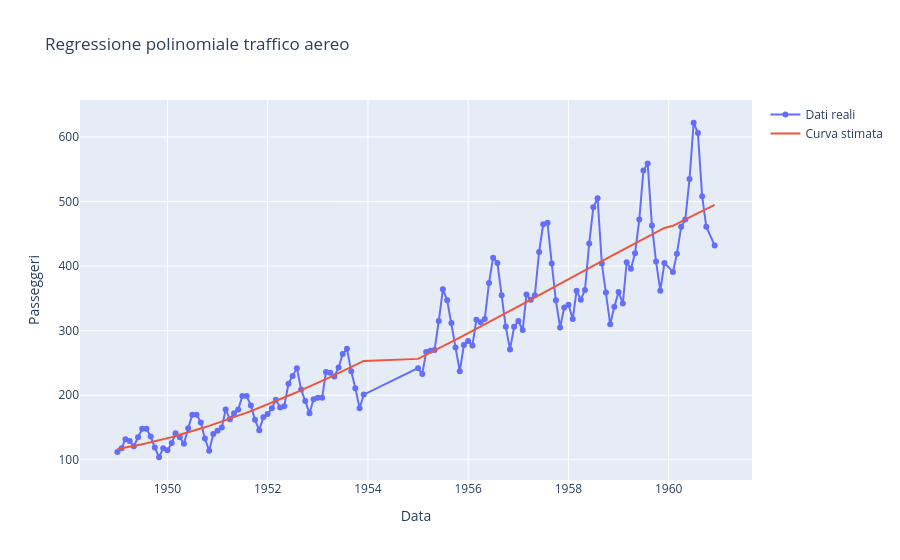

The notebook cell saved with this chart:
### Markdown cell above
### Es 1
Hai a disposizione un file `data.csv` contenente dati mensili di traffico aereo con due colonne:

- `date`: data in formato `YYYY-MM` (mese/anno)
- `passengers`: numero di passeggeri per quel mese


Costruisci un modello di **regressione polinomiale** che approssima l’andamento del numero di passeggeri nel tempo.

1. Carica il dataset.
2. Convertilo in un formato numerico utilizzando una colonna `mese_numerico` che conti i mesi a partire da gennaio 1949.
3. Applica una regressione polinomiale (grado a tua scelta).
4. Calcola l’RMSE tra i valori reali e quelli predetti.
5. Visualizza i dati reali e la curva stimata con Plotly.

### Code cell
import pandas as pd
import numpy as np
from sklearn.linear_model import LinearRegression
from sklearn.preprocessing import PolynomialFeatures
from sklearn.pipeline import make_pipeline
import plotly.graph_objects as go
from sklearn.metrics import root_mean_squared_error
from sklearn.model_selection import train_test_split

df = pd.read_csv("data.csv")
df["date"] = pd.to_datetime(df["date"])
df["mese_numerico"] = np.arange(len(df))
df = df.dropna(subset=["passengers", "mese_numerico"])
x = df[["mese_numerico"]]
y = df["passengers"]
grado = 3 #polinomiale
model = make_pipeline(PolynomialFeatures(grado), LinearRegression())
model.fit(x, y)
y_pred = model.predict(x) #predizione
rmse = root_mean_squared_error(y, y_pred)
print("RMSE:", rmse)
fig = go.Figure()
fig.add_trace(go.Scatter(x=df["date"], y=y, mode="lines+markers", name="Dati reali")) #dati reali
fig.add_trace(go.Scatter(x=df["date"], y=y_pred, mode="lines", name="Curva stimata")) #curva stimata
fig.update_layout(title="Regressione polinomiale traffico aereo", xaxis_title="Data", yaxis_title="Passeggeri")
fig.show()

### Figure 1 — Plotly figure (JSON) as saved in the notebook; plotly's stock layout.template omitted (floating-point values rounded to 4 significant figures; data arrays with more than 128 entries replaced by an {"elided": "..."} marker saying what was removed)
{"data": [{"mode": "lines+markers", "name": "Dati reali", "type": "scatter", "x": {"elided": "130 str values"}, "y": {"elided": "130 float values"}}, {"mode": "lines", "name": "Curva stimata", "type": "scatter", "x": {"elided": "130 str values"}, "y": {"elided": "130 float values"}}], "layout": {"title": {"text": "Regressione polinomiale traffico aereo"}, "xaxis": {"title": {"text": "Data"}}, "yaxis": {"title": {"text": "Passeggeri"}}}}
